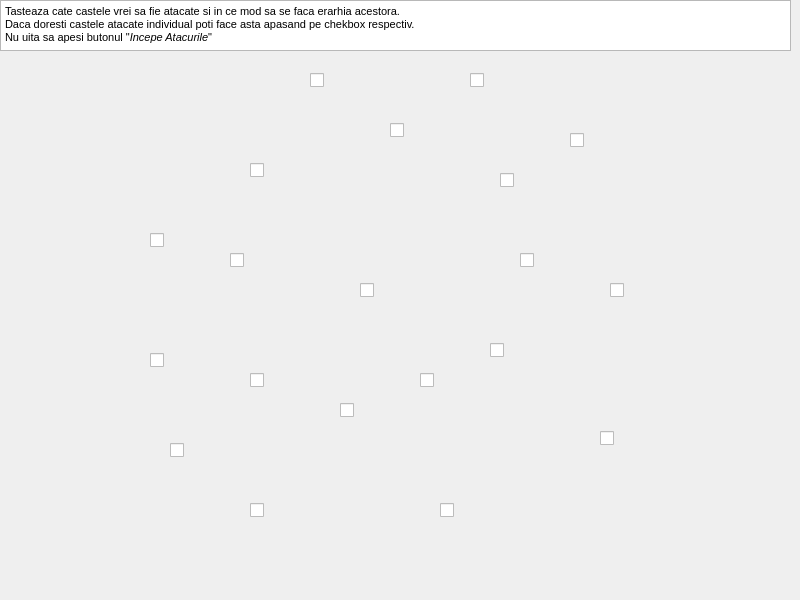
    <widget class="QWidget" name="tab_2">
     <property name="minimumSize">
      <size>
       <width>800</width>
       <height>600</height>
      </size>
     </property>
     <property name="maximumSize">
      <size>
       <width>800</width>
       <height>600</height>
      </size>
     </property>
     <attribute name="title">
      <string>Avanpost I</string>
     </attribute>
     <widget class="QLabel" name="label_2">
      <property name="geometry">
       <rect>
        <x>0</x>
        <y>50</y>
        <width>791</width>
        <height>471</height>
       </rect>
      </property>
      <property name="minimumSize">
       <size>
        <width>80</width>
        <height>60</height>
       </size>
      </property>
      <property name="maximumSize">
       <size>
        <width>800</width>
        <height>600</height>
       </size>
      </property>
      <property name="text">
       <string/>
      </property>
      <property name="pixmap">
       <pixmap>av1.png</pixmap>
      </property>
      <property name="scaledContents">
       <bool>true</bool>
      </property>
     </widget>
     <widget class="QTextBrowser" name="textBrowser_3">
      <property name="geometry">
       <rect>
        <x>0</x>
        <y>0</y>
        <width>791</width>
        <height>51</height>
       </rect>
      </property>
      <property name="html">
       <string>&lt;!DOCTYPE HTML PUBLIC &quot;-//W3C//DTD HTML 4.0//EN&quot; &quot;http://www.w3.org/TR/REC-html40/strict.dtd&quot;&gt;
&lt;html&gt;&lt;head&gt;&lt;meta name=&quot;qrichtext&quot; content=&quot;1&quot; /&gt;&lt;style type=&quot;text/css&quot;&gt;
p, li { white-space: pre-wrap; }
&lt;/style&gt;&lt;/head&gt;&lt;body style=&quot; font-family:'MS Shell Dlg 2'; font-size:7.8pt; font-weight:400; font-style:normal;&quot;&gt;
&lt;p style=&quot; margin-top:0px; margin-bottom:0px; margin-left:0px; margin-right:0px; -qt-block-indent:0; text-indent:0px;&quot;&gt;&lt;span style=&quot; font-size:8.25pt;&quot;&gt;Tasteaza cate castele vrei sa fie atacate si in ce mod sa se faca erarhia acestora.&lt;/span&gt;&lt;/p&gt;
&lt;p style=&quot; margin-top:0px; margin-bottom:0px; margin-left:0px; margin-right:0px; -qt-block-indent:0; text-indent:0px;&quot;&gt;&lt;span style=&quot; font-size:8.25pt;&quot;&gt;Daca doresti castele atacate individual poti face asta apasand pe chekbox respectiv.&lt;/span&gt;&lt;/p&gt;
&lt;p style=&quot; margin-top:0px; margin-bottom:0px; margin-left:0px; margin-right:0px; -qt-block-indent:0; text-indent:0px;&quot;&gt;&lt;span style=&quot; font-size:8.25pt;&quot;&gt;Nu uita sa apesi butonul &amp;quot;&lt;/span&gt;&lt;span style=&quot; font-size:8.25pt; font-style:italic;&quot;&gt;Incepe Atacurile&lt;/span&gt;&lt;span style=&quot; font-size:8.25pt;&quot;&gt;&amp;quot;&lt;/span&gt;&lt;/p&gt;&lt;/body&gt;&lt;/html&gt;</string>
      </property>
     </widget>
     <widget class="QCheckBox" name="checkBox_21">
      <property name="geometry">
       <rect>
        <x>310</x>
        <y>70</y>
        <width>20</width>
        <height>20</height>
       </rect>
      </property>
      <property name="text">
       <string/>
      </property>
     </widget>
     <widget class="QCheckBox" name="checkBox_22">
      <property name="geometry">
       <rect>
        <x>470</x>
        <y>70</y>
        <width>20</width>
        <height>20</height>
       </rect>
      </property>
      <property name="text">
       <string/>
      </property>
     </widget>
     <widget class="QCheckBox" name="checkBox_23">
      <property name="geometry">
       <rect>
        <x>440</x>
        <y>500</y>
        <width>20</width>
        <height>20</height>
       </rect>
      </property>
      <property name="text">
       <string/>
      </property>
     </widget>
     <widget class="QCheckBox" name="checkBox_24">
      <property name="geometry">
       <rect>
        <x>150</x>
        <y>230</y>
        <width>20</width>
        <height>20</height>
       </rect>
      </property>
      <property name="text">
       <string/>
      </property>
     </widget>
     <widget class="QCheckBox" name="checkBox_25">
      <property name="geometry">
       <rect>
        <x>150</x>
        <y>350</y>
        <width>20</width>
        <height>20</height>
       </rect>
      </property>
      <property name="text">
       <string/>
      </property>
     </widget>
     <widget class="QCheckBox" name="checkBox_26">
      <property name="geometry">
       <rect>
        <x>170</x>
        <y>440</y>
        <width>20</width>
        <height>20</height>
       </rect>
      </property>
      <property name="text">
       <string/>
      </property>
     </widget>
     <widget class="QCheckBox" name="checkBox_27">
      <property name="geometry">
       <rect>
        <x>250</x>
        <y>160</y>
        <width>20</width>
        <height>20</height>
       </rect>
      </property>
      <property name="text">
       <string/>
      </property>
     </widget>
     <widget class="QCheckBox" name="checkBox_28">
      <property name="geometry">
       <rect>
        <x>230</x>
        <y>250</y>
        <width>20</width>
        <height>20</height>
       </rect>
      </property>
      <property name="text">
       <string/>
      </property>
     </widget>
     <widget class="QCheckBox" name="checkBox_29">
      <property name="geometry">
       <rect>
        <x>250</x>
        <y>370</y>
        <width>20</width>
        <height>20</height>
       </rect>
      </property>
      <property name="text">
       <string/>
      </property>
     </widget>
     <widget class="QCheckBox" name="checkBox_30">
      <property name="geometry">
       <rect>
        <x>340</x>
        <y>400</y>
        <width>20</width>
        <height>20</height>
       </rect>
      </property>
      <property name="text">
       <string/>
      </property>
      <property name="tristate">
       <bool>false</bool>
      </property>
     </widget>
     <widget class="QCheckBox" name="checkBox_31">
      <property name="geometry">
       <rect>
        <x>360</x>
        <y>280</y>
        <width>20</width>
        <height>20</height>
       </rect>
      </property>
      <property name="text">
       <string/>
      </property>
     </widget>
     <widget class="QCheckBox" name="checkBox_32">
      <property name="geometry">
       <rect>
        <x>390</x>
        <y>120</y>
        <width>20</width>
        <height>20</height>
       </rect>
      </property>
      <property name="text">
       <string/>
      </property>
     </widget>
     <widget class="QCheckBox" name="checkBox_33">
      <property name="geometry">
       <rect>
        <x>420</x>
        <y>370</y>
        <width>20</width>
        <height>20</height>
       </rect>
      </property>
      <property name="text">
       <string/>
      </property>
     </widget>
     <widget class="QCheckBox" name="checkBox_34">
      <property name="geometry">
       <rect>
        <x>490</x>
        <y>340</y>
        <width>20</width>
        <height>20</height>
       </rect>
      </property>
      <property name="text">
       <string/>
      </property>
     </widget>
     <widget class="QCheckBox" name="checkBox_35">
      <property name="geometry">
       <rect>
        <x>500</x>
        <y>170</y>
        <width>20</width>
        <height>20</height>
       </rect>
      </property>
      <property name="text">
       <string/>
      </property>
     </widget>
     <widget class="QCheckBox" name="checkBox_36">
      <property name="geometry">
       <rect>
        <x>520</x>
        <y>250</y>
        <width>20</width>
        <height>20</height>
       </rect>
      </property>
      <property name="text">
       <string/>
      </property>
     </widget>
     <widget class="QCheckBox" name="checkBox_37">
      <property name="geometry">
       <rect>
        <x>570</x>
        <y>130</y>
        <width>20</width>
        <height>20</height>
       </rect>
      </property>
      <property name="text">
       <string/>
      </property>
     </widget>
     <widget class="QCheckBox" name="checkBox_38">
      <property name="geometry">
       <rect>
        <x>610</x>
        <y>280</y>
        <width>20</width>
        <height>20</height>
       </rect>
      </property>
      <property name="text">
       <string/>
      </property>
     </widget>
     <widget class="QCheckBox" name="checkBox_39">
      <property name="geometry">
       <rect>
        <x>600</x>
        <y>430</y>
        <width>16</width>
        <height>17</height>
       </rect>
      </property>
      <property name="text">
       <string/>
      </property>
     </widget>
     <widget class="QCheckBox" name="checkBox_40">
      <property name="geometry">
       <rect>
        <x>250</x>
        <y>500</y>
        <width>20</width>
        <height>20</height>
       </rect>
      </property>
      <property name="text">
       <string/>
      </property>
     </widget>
    </widget>
